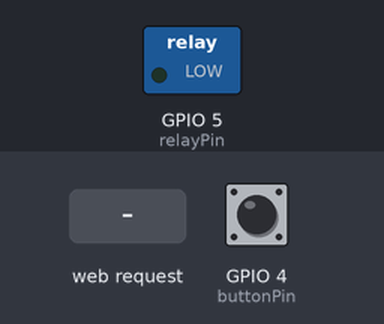
Simulated run of this sketch. Board: ESP32. Shown: switched loads named in the sketch (green lamp = pin HIGH). Inputs (shaded band) come from the test bench; at power-on: GPIO 4 (buttonPin) LOW. WiFi joins after 1.5 s; servers stay silent unless stated; not simulated (calls return 0 or success): Secrets.h; what the sketch prints to the serial monitor is not drawn.

Above: at 3.2 s.
3.3 s: GPIO 4 (buttonPin) pulled HIGH for 0.15 s
At 4.5 s:
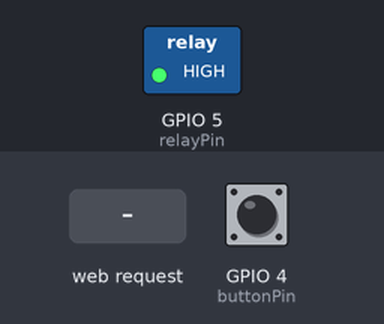
4.9 s: HTTP request GET /update received
Timing chart, 0 to 19.8 s (numbered marks = the images above; inputs shaded):
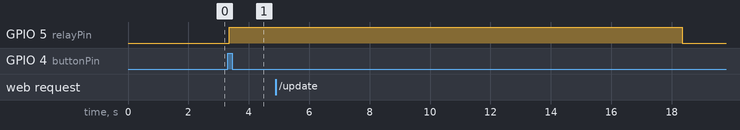

The sketch:

WEBserver_folyosovilagitas.ino
```cpp
#include <WiFi.h>
#include <AsyncTCP.h>
#include <ESPAsyncWebServer.h>
#include "Secrets.h" // WIFI_SSID és WIFI_PASS file
const char* PARAM_INPUT_1 = "state";
const int relayPin = 5; // relé a GPIO5 lábra van kötve
const int buttonPin = 4; // riasztó mozgásérzékelő kimenet a GPIO4 lábra kötve
int relay1Status = LOW;          // relé aktuális állapota
int buttonState;             // mozgásérzékelő aktuális állapota
int lastButtonState = LOW;   // mozgásérzékelő uolsó állapota
unsigned long lastDebounceTime = 0;  // az utolsó idő amikor a relay változott
unsigned long debounceDelay = 50;    // várakozási idő, hogy kiszűrjük a zavarokat, ha a mozgásérzékelő túl sűrűn változna
// relay bekapcsolásának időzítése
unsigned long relayStartTime = 0;  // A relay utolsó bekapcsolásának ideje
const unsigned long relayOnTime = 15000; // mozgásérzékeléstől számított bekapcsolva tartási idő (15 másodperc)

AsyncWebServer server(80);// Webszerver létrehozása a 80-as porton

const char index_html[] PROGMEM = R"rawliteral(
<!DOCTYPE HTML><html> // HTML kód a WEB szerverhez
<head>
  <title>ESP Home Web Server</title>
  <meta name="viewport" content="width=device-width, initial-scale=1">
  <style>
    html {font-family: Arial; display: inline-block; text-align: center;}
    h2 {font-size: 3.0rem;}
    p {font-size: 3.0rem;}
    body {max-width: 600px; margin:0px auto; padding-bottom: 25px;}
    .switch {position: relative; display: inline-block; width: 120px; height: 68px}
    .switch input {display: none}
    .slider {position: absolute; top: 0; left: 0; right: 0; bottom: 0; background-color: #ccc; border-radius: 34px}
    .slider:before {position: absolute; content: ""; height: 52px; width: 52px; left: 8px; bottom: 8px; background-color: #fff; -webkit-transition: .4s; transition: .4s; border-radius: 68px}
    input:checked+.slider {background-color: #2196F3}
    input:checked+.slider:before {-webkit-transform: translateX(52px); -ms-transform: translateX(52px); transform: translateX(52px)}
  </style>
</head>
<body>
  <h2>ESP Home Web Server</h2>
  <h3>Folyoso vilagitas</2>
  %relayPlaceholder%
<script>function toggleCheckbox(element) { // Gombnyomásra különböző URL-ekre küld kérést a Relay ki  vagy bekapcsolására
  var xhr = new XMLHttpRequest();
  if(element.checked){ xhr.open("GET", "/update?state=1", true); }
  else { xhr.open("GET", "/update?state=0", true); }
  xhr.send();
}

setInterval(function ( ) { // a WEB server állapotának frissítése/aktualizálása másodpercenként
  var xhttp = new XMLHttpRequest();
  xhttp.onreadystatechange = function() {
    if (this.readyState == 4 && this.status == 200) {
      var inputChecked;
      var outputStateM;
      if( this.responseText == 1){
        inputChecked = true;
        outputStateM = "On";
      }
      else {
        inputChecked = false;
        outputStateM = "Off";
      }
      document.getElementById("relayPin").checked = inputChecked;
      document.getElementById("outputState").innerHTML = outputStateM;
    }
  };
  xhttp.open("GET", "/state", true);
  xhttp.send();
}, 1000 ) ;
</script>
</body>
</html>
)rawliteral";

String processor(const String& var){ // a placeholder kicsrélése a Weboldalon a kapcsoló aktuális állapotára
  if(var == "relayPlaceholder"){
    String buttons ="";
    String outputStateValue = outputState();
    buttons+= "<h4>Relay - GPIO 5 - State <span id=\"outputState\"></span></h4><label class=\"switch\"><input type=\"checkbox\" onchange=\"toggleCheckbox(this)\" id=\"relayPin\" " + outputStateValue + "><span class=\"slider\"></span></label>";
    return buttons;
  }
  return String();
}

String outputState(){
  if(digitalRead(relayPin)){
    return "checked";
  }
  else {
    return "";
  }
  return "";
}

void setup(){
  Serial.begin(115200); // soros port sebességének beállítása

  pinMode(relayPin, OUTPUT);
  digitalWrite(relayPin, LOW);
  pinMode(buttonPin, INPUT);

  // kapcsolódás a WIFI-hez
  WiFi.begin(WIFI_SSID, WIFI_PASS);
  delay(1000); // egy kis várakozás, hugy a soros kapcsolat biztos felépüljön az első kiírás előtt
  Serial.print("Connecting to ");
  Serial.println(WIFI_SSID);
  while (WiFi.status() != WL_CONNECTED) { // addig vár amíg nem csatlakozik
    delay(1000);
    Serial.print(".");
  }
  Serial.println();
  Serial.print("Connected! IP address: ");
  Serial.println(WiFi.localIP()); // kiírja a csatlakozási IP címet

  // ha kérés érkezik valamelyika URL címről elköldjük a Html oldalt
  server.on("/", HTTP_GET, [](AsyncWebServerRequest *request){
    request->send_P(200, "text/html", index_html, processor);
  });

  // ellenőrizzük, hogy érkezett-e kérés valamelyi URL-ről és annak megfelelően kapcsoljuk a relay-t
  server.on("/update", HTTP_GET, [] (AsyncWebServerRequest *request) {
    String inputMessage;
    // GET kérés a WEB kapcsoló értékére
    if (request->hasParam(PARAM_INPUT_1)) {
      inputMessage = request->getParam(PARAM_INPUT_1)->value();
      digitalWrite(relayPin, inputMessage.toInt());
      relay1Status = !relay1Status;
      if (inputMessage.toInt() == HIGH) { //ha a WEB-n bekapcsolom, akkor indítom a bekapcsolva tartási időt
        relayStartTime = millis();
      }
    }
    else {
      inputMessage = "No message sent";
    }
    Serial.println(inputMessage);
    request->send(200, "text/plain", "OK");
  });

  // Ha érkezett kérés a /state URL helyről, akkor elküldjük az aktuális kimeneti állapotot
  server.on("/state", HTTP_GET, [] (AsyncWebServerRequest *request) {
    request->send(200, "text/plain", String(digitalRead(relayPin)).c_str());
  });
    server.begin(); // szerver indítása
}

void loop() {
  int reading = digitalRead(buttonPin); // mozgásérzékelő állapotának beolvasása
  // ellenőrizzük, hogy a mozgásérzékelő változott-e
  if (reading != lastButtonState) {
    lastDebounceTime = millis(); // aktualizáljuk az utolsó változás idejét
  }
// ha a megadott zavarszűrési időt figyelembevéve változott a mozgásérzékelő állapota
  if ((millis() - lastDebounceTime) > debounceDelay) {
    if (reading != buttonState) {
      buttonState = reading;
      if (buttonState == HIGH) { //csak akkor állítjuk a relay állapotot ha a mozgásérzékelő állapota HIGH
        relay1Status = !relay1Status;
        digitalWrite(relayPin, HIGH);
        relayStartTime = millis();
      }
    }
      // relay kikapcsolása, ha elértük a bekapcsolva tartási relayOnTime időt
    if ((millis() - relayStartTime) >= relayOnTime) {
      relay1Status = false; // ez
      digitalWrite(relayPin, LOW);
    }
  }
   // aktualizáljuk az utolsó relay állapotot
  lastButtonState = reading;
}
```

Measured:
- after the input at 3.3 s, GPIO 5 (relayPin): LOW → HIGH after 0.05 s
